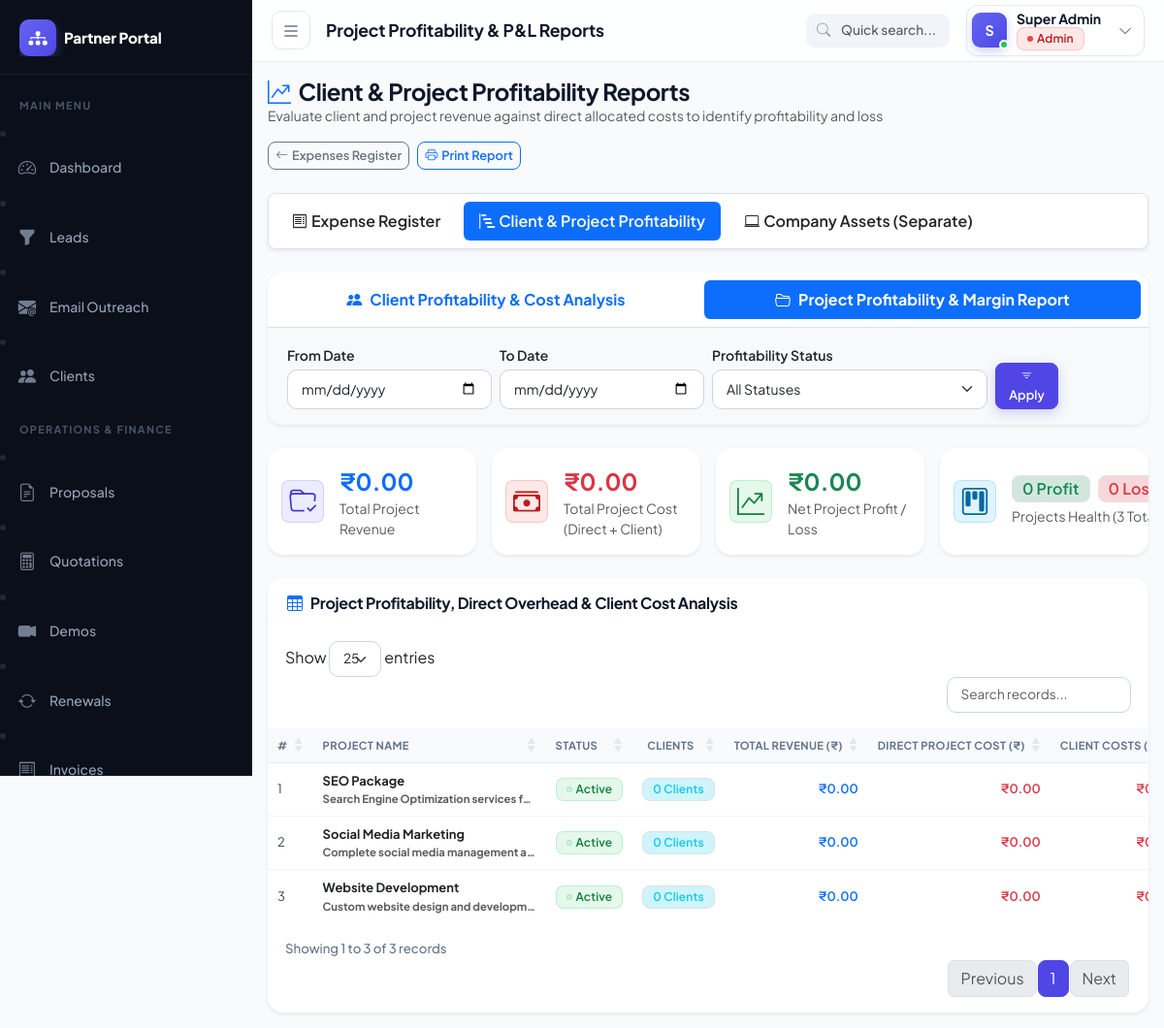
The app's page /modules/expenses/reports.php?view=project (signed in) with its own data.
### tables this page shows
CREATE TABLE IF NOT EXISTS projects (
    id INT PRIMARY KEY AUTO_INCREMENT,
    name VARCHAR(200) NOT NULL,
    description TEXT,
    logo VARCHAR(255),
    status ENUM('active', 'inactive') DEFAULT 'active',
    created_at TIMESTAMP DEFAULT CURRENT_TIMESTAMP
);

### modules/expenses/reports.php (the view, shortened to what the rows shown need)
<?php
require_once __DIR__ . '/../../includes/auth.php';
require_once __DIR__ . '/../../includes/expense_helpers.php';
$activeTab     = trim($_GET['view'] ?? 'client');
$fromDate      = trim($_GET['from_date'] ?? '');
$toDate        = trim($_GET['to_date'] ?? '');
$filterProject = (int)($_GET['project_id'] ?? 0);
$statusFilter  = trim($_GET['status_filter'] ?? '');
$clientFinancials = [];
$projectFinancials = [];
if ($activeTab === 'project') {
    $projectFinancials = getAllProjectsFinancials($fromDate, $toDate);
} else {
    $clientFinancials = getAllClientsFinancials($fromDate, $toDate, $filterProject);
    if ($statusFilter) {
        $clientFinancials = array_values(array_filter($clientFinancials, fn($c) => $c['profit_status'] === $statusFilter));
    }
}
$totalClientInvoiced = 0.00;
$totalClientExpenses = 0.00;
$totalClientProfit = 0.00;
$profitableClientsCount = 0;
$lossClientsCount = 0;
include __DIR__ . '/../../includes/header.php';
?>
<?php if ($activeTab === 'client'): ?>
  <div class="row g-3 mb-4">
    <div class="col-sm-6 col-xl-3">
      <div class="card border-0 shadow-sm stat-card h-100">
        <div class="card-body d-flex align-items-center gap-3 py-3">
          <div class="stat-icon rounded-3 bg-primary bg-opacity-10 text-primary p-3">
            <i class="bi bi-receipt-cutoff fs-3"></i>
          </div>
          <div>
            <div class="fs-4 fw-bold text-primary">₹<?= number_format($totalClientInvoiced, 2) ?></div>
            <div class="text-muted small">Total Invoiced Revenue</div>
          </div>
        </div>
      </div>
    </div>
    <div class="col-sm-6 col-xl-3">
      <div class="card border-0 shadow-sm stat-card h-100">
        <div class="card-body d-flex align-items-center gap-3 py-3">
          <div class="stat-icon rounded-3 bg-danger bg-opacity-10 text-danger p-3">
            <i class="bi bi-hdd-network fs-3"></i>
          </div>
          <div>
            <div class="fs-4 fw-bold text-danger">₹<?= number_format($totalClientExpenses, 2) ?></div>
            <div class="text-muted small">Total Client Direct Costs (Servers, etc)</div>
          </div>
        </div>
      </div>
    </div>
    <div class="col-sm-6 col-xl-3">
      <div class="card border-0 shadow-sm stat-card h-100">
        <div class="card-body d-flex align-items-center gap-3 py-3">
          <div class="stat-icon rounded-3 <?= $totalClientProfit >= 0 ? 'bg-success text-success' : 'bg-danger text-danger' ?> bg-opacity-10 p-3">
            <i class="bi <?= $totalClientProfit >= 0 ? 'bi-graph-up-arrow' : 'bi-graph-down-arrow' ?> fs-3"></i>
          </div>
          <div>
            <div class="fs-4 fw-bold <?= $totalClientProfit >= 0 ? 'text-success' : 'text-danger' ?>">
              ₹<?= number_format($totalClientProfit, 2) ?>
            </div>
            <div class="text-muted small">Net Invoiced Profit / Loss</div>
          </div>
        </div>
      </div>
    </div>
    <div class="col-sm-6 col-xl-3">
      <div class="card border-0 shadow-sm stat-card h-100">
        <div class="card-body d-flex align-items-center gap-3 py-3">
          <div class="stat-icon rounded-3 bg-info bg-opacity-10 text-info p-3">
            <i class="bi bi-speedometer2 fs-3"></i>
          </div>
          <div>
            <div class="d-flex align-items-center gap-2">
              <span class="badge bg-success-subtle text-success border fs-6"><?= $profitableClientsCount ?> Profit</span>
              <span class="badge bg-danger-subtle text-danger border fs-6"><?= $lossClientsCount ?> Loss</span>
            </div>
            <div class="text-muted small mt-1">Client Health Ratio (<?= count($clientFinancials) ?> Total)</div>
          </div>
        </div>
      </div>
    </div>
  </div>
  <div class="card border-0 shadow-sm">
    <div class="card-header bg-white py-3 border-0">
      <h6 class="mb-0 fw-bold"><i class="bi bi-table me-2 text-primary"></i>Client-wise Earnings vs Expenses &amp; Profit/Loss</h6>
    </div>
    <div class="card-body p-0">
      <div class="table-responsive">
        <table class="table table-hover mb-0 datatable align-middle">
          <thead class="table-light">
            <tr>
              <th>#</th>
              <th>Client Name / Code</th>
              <th>Project</th>
              <th class="text-end">Invoiced (₹)</th>
              <th class="text-end">Collected (₹)</th>
              <th class="text-end">Direct Cost (₹)</th>
              <th class="text-end">Net Profit / Loss (₹)</th>
              <th class="text-center">Margin</th>
              <th class="text-center">Status</th>
              <th class="text-center no-print">Action</th>
            </tr>
          </thead>
          <tbody>
            <?php if (empty($clientFinancials)): ?>
              <tr>
                <td colspan="10" class="text-center text-muted py-4">No client records found matching the criteria.</td>
              </tr>
            <?php else: ?>
              <?php foreach ($clientFinancials as $idx => $c): ?>
                <tr>
                  <td><?= $idx + 1 ?></td>
                  <td>
                    <a href="<?= BASE_URL ?>/modules/clients/view.php?id=<?= $c['id'] ?>" class="fw-bold text-decoration-none text-dark">
                      <?= htmlspecialchars($c['name']) ?>
                    </a>
                    <?php if ($c['company']): ?>
                      <div class="small text-muted"><i class="bi bi-building me-1"></i><?= htmlspecialchars($c['company']) ?></div>
                    <?php endif; ?>
                    <?php if ($c['client_code']): ?>
                      <code class="small text-secondary"><?= htmlspecialchars($c['client_code']) ?></code>
                    <?php endif; ?>
                  </td>
                  <td>
                    <span class="badge bg-light text-dark border"><?= htmlspecialchars($c['project_name'] ?: 'None') ?></span>
                  </td>
                  <td class="text-end fw-semibold text-primary">₹<?= number_format($c['total_invoiced'], 2) ?></td>
                  <td class="text-end fw-semibold text-success">₹<?= number_format($c['total_collected'], 2) ?></td>
                  <td class="text-end fw-semibold text-danger">
                    ₹<?= number_format($c['total_expenses'], 2) ?>
                    <?php if ($c['expense_count'] > 0): ?>
                      <span class="badge bg-danger-subtle text-danger border rounded-pill ms-1"><?= $c['expense_count'] ?></span>
                    <?php endif; ?>
                  </td>
                  <td class="text-end fw-bold fs-6 <?= $c['profit_invoiced'] >= 0 ? 'text-success' : 'text-danger' ?>">
                    <?= $c['profit_invoiced'] >= 0 ? '+' : '' ?>₹<?= number_format($c['profit_invoiced'], 2) ?>
                  </td>
                  <td class="text-center">
                    <span class="badge <?= $c['margin_pct'] >= 40 ? 'bg-success' : ($c['margin_pct'] > 0 ? 'bg-primary' : 'bg-danger') ?>">
                      <?= $c['margin_pct'] ?>%
                    </span>
                  </td>
                  <td class="text-center">
                    <?php if ($c['profit_status'] === 'profit'): ?>
                      <span class="badge bg-success-subtle text-success border border-success border-opacity-50">
                        <i class="bi bi-check-circle-fill me-1"></i>Profitable
                      </span>
                    <?php elseif ($c['profit_status'] === 'loss'): ?>
                      <span class="badge bg-danger-subtle text-danger border border-danger border-opacity-50">
                        <i class="bi bi-exclamation-triangle-fill me-1"></i>Loss Making
                      </span>
                    <?php else: ?>
                      <span class="badge bg-light text-muted border">Break-Even</span>
                    <?php endif; ?>
                  </td>
                  <td class="text-center no-print text-nowrap">
                    <a href="<?= BASE_URL ?>/modules/clients/view.php?id=<?= $c['id'] ?>#profitability" class="btn btn-sm btn-outline-primary" title="View Full Client Breakdown">
                      <i class="bi bi-journal-text me-1"></i>Breakdown
                    </a>
                  </td>
                </tr>
              <?php endforeach; ?>
            <?php endif; ?>
          </tbody>
        </table>
      </div>
    </div>
  </div>
<?php else: ?>
  <div class="card border-0 shadow-sm">
    <div class="card-body p-0">
      <div class="table-responsive">
        <table class="table table-hover mb-0 datatable align-middle">
          <thead class="table-light">
            <tr>
              <th>#</th>
              <th>Project Name</th>
              <th>Status</th>
              <th class="text-center">Clients</th>
              <th class="text-end">Total Revenue (₹)</th>
              <th class="text-end">Direct Project Cost (₹)</th>
              <th class="text-end">Client Costs (₹)</th>
            </tr>
          </thead>
          <tbody>
            <?php if (empty($projectFinancials)): ?>
              <tr>
                <td colspan="11" class="text-center text-muted py-4">No project records found matching criteria.</td>
              </tr>
            <?php else: ?>
              <?php foreach ($projectFinancials as $idx => $p): ?>
                <tr>
                  <td><?= $idx + 1 ?></td>
                  <td class="fw-bold text-dark">
                    <?= htmlspecialchars($p['name']) ?>
                    <?php if (!empty($p['description'])): ?>
                      <small class="text-muted text-truncate d-block" style="max-width:220px;"><?= htmlspecialchars($p['description']) ?></small>
                    <?php endif; ?>
                  </td>
                  <td><?= statusBadge($p['status']) ?></td>
                  <td class="text-center">
                    <a href="?view=client&project_id=<?= $p['id'] ?>" class="badge bg-info-subtle text-info border text-decoration-none">
                      <?= number_format($p['client_count']) ?> Clients
                    </a>
                  </td>
                  <td class="text-end fw-semibold text-primary">₹<?= number_format($p['total_revenue'], 2) ?></td>
                  <td class="text-end fw-semibold text-danger">₹<?= number_format($p['direct_expenses'], 2) ?></td>
                  <td class="text-end fw-semibold text-danger">₹<?= number_format($p['client_expenses'], 2) ?></td>
                </tr>
              <?php endforeach; ?>
            <?php endif; ?>
          </tbody>
        </table>
      </div>
    </div>
  </div>
<?php endif; ?>
<?php include __DIR__ . '/../../includes/footer.php'; ?>

### includes/auth.php (shortened to what the rows shown need)
<?php
function statusBadge(string $status): string {
    $map = [
        'active'        => 'success',
        'inactive'      => 'secondary',
        'new'           => 'primary',
        'contacted'     => 'info',
        'interested'    => 'warning',
        'not_interested'=> 'danger',
        'follow_up'     => 'warning',
        'converted'     => 'success',
        'trial'         => 'info',
        'trial_ended'   => 'secondary',
        'false_lead'    => 'dark',
        'pending'       => 'warning',
        'paid'          => 'success',
        'partial'       => 'info',
        'overdue'       => 'danger',
        'cancelled'     => 'secondary',
        'expired'       => 'danger',
        'suspended'     => 'danger',
    ];
    $cls = $map[$status] ?? 'secondary';
    $label = ucwords(str_replace('_', ' ', $status));
    return "<span class='badge badge-soft-{$cls}'><span class='badge-dot bg-{$cls}'></span>{$label}</span>";
}

### records on screen
projects: name "SEO Package", description "Search Engine Optimization services f…", status "Active", client_count "0", total_revenue "0.00", direct_expenses "0.00"
projects: name "Social Media Marketing", description "Complete social media management a…", status "Active", client_count "0", total_revenue "0.00", direct_expenses "0.00"
projects: name "Website Development", description "Custom website design and developm…", status "Active", client_count "0", total_revenue "0.00", direct_expenses "0.00"

### other values on screen
$pageTitle "Project Profitability & P&L Reports"
substr($currentUser['name'], 0, 1) "S"
$currentUser['name'] "Super Admin"
$sidebarBrandName "Partner Portal"
$section['title'] "MAIN MENU"
$item['label'] "Dashboard"
$item['label'] "Leads"
$item['label'] "Email Outreach"
$item['label'] "Clients"
$section['title'] "OPERATIONS & FINANCE"
$item['label'] "Proposals"
$item['label'] "Quotations"
$item['label'] "Demos"
$item['label'] "Renewals"
$item['label'] "Invoices"
